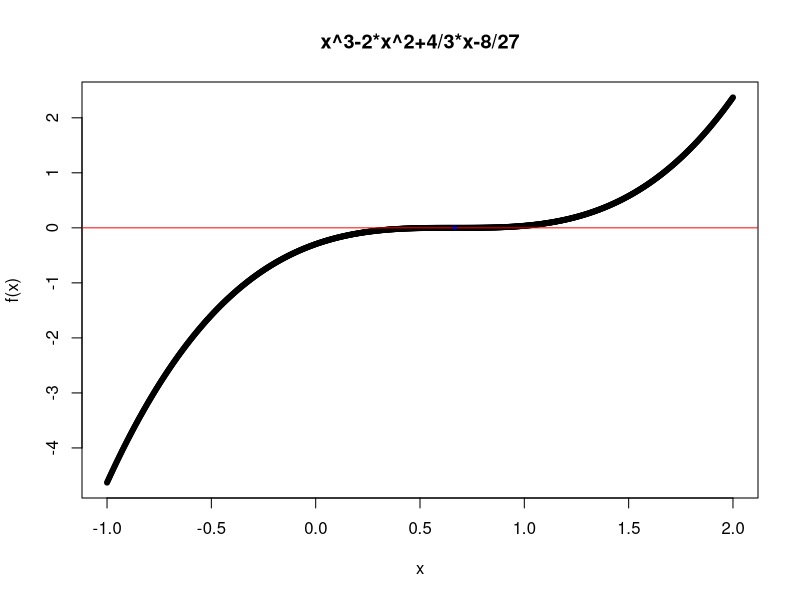
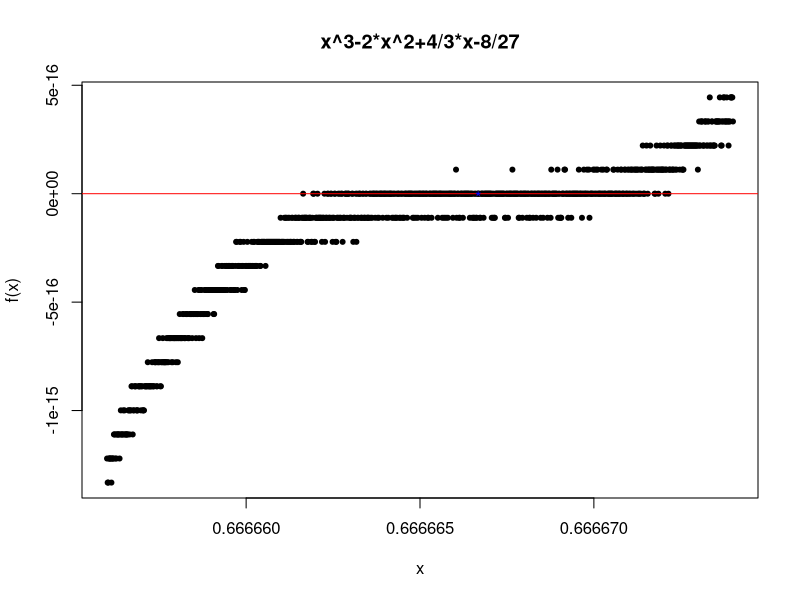
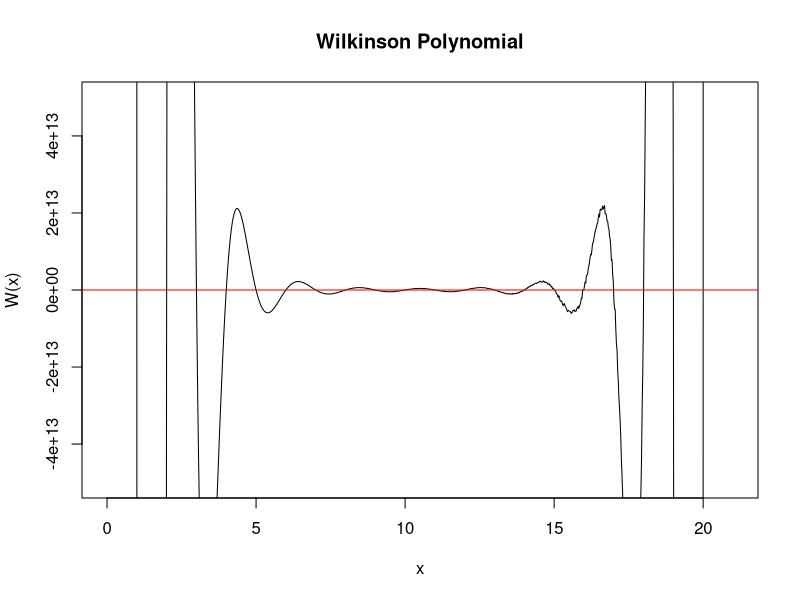

Generate these figures, in order, with R:
## ---- chunk 1
x = seq(-1,2,len=1000)
f=function(x) {x^3-2*x^2+4/3*x-8/27}
plot(x,f(x),pch=20,main="x^3-2*x^2+4/3*x-8/27")
abline(0,0,col="red")
points(2/3,0,col="blue",pch="*")
## ---- chunk 2
options(digits=10)
bisect = function(f,interval,tol=0.5*10^-10,max.its=40){
  history = rep(NA, max.its) 
  # Insert some code here
  a<-interval[1]
  b<-interval[2]
  if(f(a)*f(b)<0) {
    while((b-a)/2>tol | max.its>0){
      c=(b+a)/2
      max.its <- max.its-1
      if(f(c)==0){
        break
      } 
      if(f(c)*f(b)<0) {a<-c} 
      if(f(c)*f(a)<0) {b<-c}
      root=c
      history=c(history,c)
    }
  } else{
    stop("f(a)f(b)<0 not satisfied")
  }
  return(list(root=root,history=history[!is.na(history)]))
}
options(digits = 10) 
interval <- c(0,1)
out=bisect(f,interval)
out
## ---- chunk 3
out$root
out$root-2/3
## ---- chunk 4
out2=uniroot(f,c(0,1))
out2$root
abs(out2$root-2/3)
## ---- chunk 5
x = seq(0.666656,0.666674,len=1000)
plot(x,f(x),pch=20,main="x^3-2*x^2+4/3*x-8/27")
abline(0,0,col="red")
points(2/3,0,col="blue",pch="*")
## ---- chunk 6
# Function defined in factored format
Wilkinson = function(x) {
  (-20 + x)*(-19 + x)*(-18 + x)*(-17 + x)*(-16 + x)*(-15 + x)*(-14 + x)*(-13 + x)*
    (-12 + x)*(-11 + x)*(-10 + x)*(-9 + x)*(-8 + x)*(-7 + x)*(-6 + x)*(-5 + x)*(-4 + x)*
    (-3 + x)*(-2 + x)*(-1 + x)
}

# Function defined in expanded format
W = function(x){
  2432902008176640000 - 8752948036761600000*x + 13803759753640704000*x^2 - 
    12870931245150988800*x^3 + 8037811822645051776*x^4 - 3599979517947607200*x^5  + 
    1206647803780373360*x^6 - 311333643161390640*x^7 + 63030812099294896*x^8 - 
    10142299865511450*x^9 + 1307535010540395*x^10 - 135585182899530*x^11 + 
    11310276995381*x^12 - 756111184500*x^13 + 40171771630*x^14 -1672280820*x^15 + 
    53327946*x^16 - 1256850*x^17 + 20615*x^18 - 210*x^19 + x^20
}

# Plot the Wilkinson polynomial
x = seq(0,21,len=1000)
plot(x,W(x),type="l",ylim=c(-5e13,5e13),main="Wilkinson Polynomial")
abline(0,0,col="red")
## ---- chunk 7
interval <- c(15.8,16.3)
out=bisect(W,interval)
out
uniroot(W,interval)

## ---- chunk 8
W(16.00587262)
W(16.0065135)
W(16)
## ---- chunk 9
W2 = function(x){
  2432902008176640000 - 8752948036761600000*x + 13803759753640704000*x^2 - 
    12870931245150988800*x^3 + 8037811822645051776*x^4 - 3599979517947607200*x^5  + 
    1206647803780373360*x^6 - 311333643161390640*x^7 + 63030812099294896*x^8 - 
    10142299865511450*x^9 + 1307535010540395*x^10 - 135585182899530*x^11 + 
    11310276995381*x^12 - 756111184500*x^13 + 40171771630*x^14 -1672280820*x^15 + 
    53327946*x^16 - 1256850*x^17 + 20615*x^18 - (210+2^(-23))*x^19 + x^20
}
## ---- chunk 10
interval <- c(19.5,20.95)
out=bisect(W2,interval)
out
uniroot(W2,interval)

